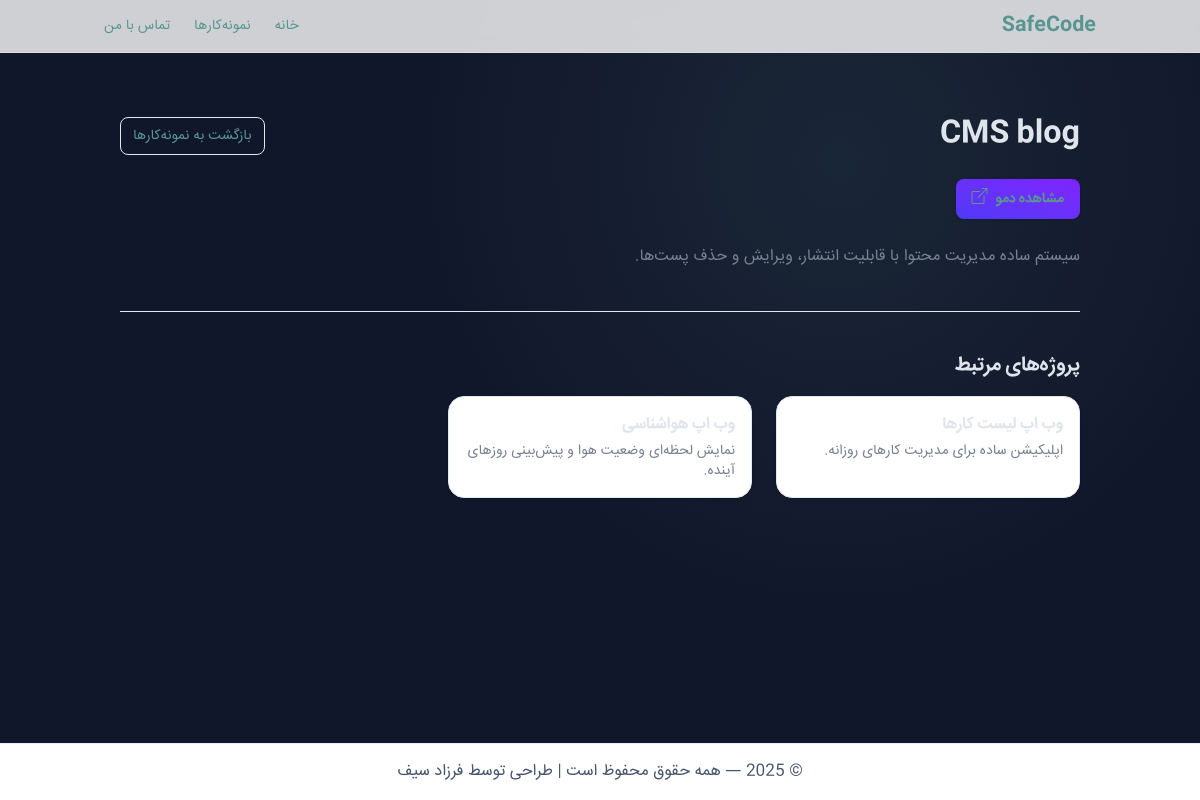
Screenshot of /portfolio/cms-blog/ with the database file from the repository.
### main/models.py (models this page shows, shortened)
class PortfolioItem(models.Model):
    title = models.CharField(max_length=200, verbose_name="Title")
    description = models.CharField(max_length=250, verbose_name="Short description")
    icon_path = models.CharField(
        max_length=200, blank=True, null=True,
        verbose_name="Icon path (static/icons)",
        help_text="Only the file name, e.g. cms.svg"
    )
    image = models.ImageField(
        upload_to="portfolio_images/", blank=True, null=True,
        verbose_name="Cover image"
    )
    project_url = models.CharField(
        max_length=200, blank=True, null=True,
        verbose_name="Demo/Project link"
    )
    repo_url = models.URLField(
        blank=True, null=True, verbose_name="Source code link"
    )
    slug = models.SlugField(unique=True, blank=True, null=True)
    sort_order = models.PositiveIntegerField(
        default=0, verbose_name="Sort order",
        help_text="Higher numbers will appear first"
    )
    created_at = models.DateTimeField(auto_now_add=True, verbose_name="Created at")
    class Meta:
        ordering = ["-sort_order", "-created_at"]  # sort by order first, then date

### main/views.py (the view)
# urls.py: path('portfolio/<slug:slug>/', views.portfolio_detail, name='portfolio_detail'),  # جزئیات نمونه‌کار
@require_GET
def portfolio_detail(request: HttpRequest, slug: str) -> HttpResponse:
    item = get_object_or_404(
        PortfolioItem.objects.only("id", "title", "slug", "image", "description", "project_url"),
        slug=slug
    )
    related_items = (
        PortfolioItem.objects.only("title", "slug", "image", "description", "created_at")
        .exclude(pk=item.pk)
        .order_by("-created_at")[:3]
    )
    return render(request, "main/portfolio_detail.html", {
        "item": item,
        "related_items": related_items,
    })

### main/templates/main/portfolio_detail.html (shortened to what this page needs)
{% extends 'main/base.html' %}
{% load static %}
{% block content %}
<section class="py-10">
  <div class="container mx-auto max-w-screen-lg px-4">
    <div class="mb-6 flex items-start justify-between gap-4">
      <h1 class="text-2xl md:text-3xl font-extrabold">{{ item.title }}</h1>
      <a href="{% url 'portfolio' %}"
         class="hidden md:inline-flex items-center gap-2 rounded-lg border border-slate-200 px-3 py-2 text-sm text-slate-700 hover:bg-slate-50">
        بازگشت به نمونه‌کارها
      </a>
    </div>
    <div class="mt-4 flex flex-wrap items-center gap-3">
      {% if item.project_url %}
        <a href="{{ item.project_url }}" target="_blank" rel="noopener"
           class="inline-flex items-center justify-center gap-2 rounded-lg px-4 py-2 text-sm font-semibold
                  text-white bg-gradient-to-tr from-indigo-600 to-violet-600
                  shadow-sm hover:shadow-md hover:brightness-105 active:translate-y-px">
          مشاهده دمو
          <i class="bi bi-box-arrow-up-right text-base"></i>
        </a>
      {% endif %}
    </div>
    {% if item.description %}
      <article class="prose prose-slate rtl mt-6 max-w-none">
        {{ item.description|linebreaks }}
      </article>
    {% endif %}
    {% if related_items %}
      <hr class="my-10 border-slate-200">
      <h2 class="mb-4 text-xl font-bold">پروژه‌های مرتبط</h2>
      <div class="grid grid-cols-1 gap-6 md:grid-cols-2 lg:grid-cols-3">
        {% for r in related_items %}
          <article class="rounded-2xl border border-slate-200 bg-white p-4 shadow-sm hover:-translate-y-1 hover:shadow-md transition">
            <h3 class="text-base font-semibold">{{ r.title }}</h3>
            {% if r.description %}
              <p class="mt-1 text-sm text-slate-600 line-clamp-3">{{ r.description }}</p>
            {% endif %}
          </article>
        {% endfor %}
      </div>
    {% endif %}
  </div>
</section>
{% endblock %}

### rows the page displays
PortfolioItem: title "CMS blog", description "سیستم ساده مدیریت محتوا با قابلیت انتشار، ویرایش و حذف پست‌ها."
PortfolioItem: title "وب اپ لیست کارها", description "اپلیکیشن ساده برای مدیریت کارهای روزانه."
PortfolioItem: title "وب اپ هواشناسی", description "نمایش لحظه‌ای وضعیت هوا و پیش‌بینی روزهای آینده."
